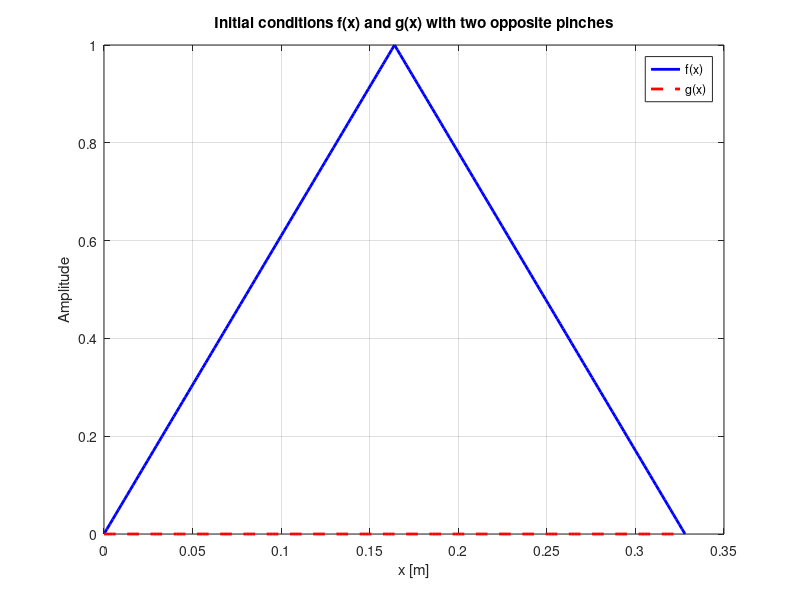
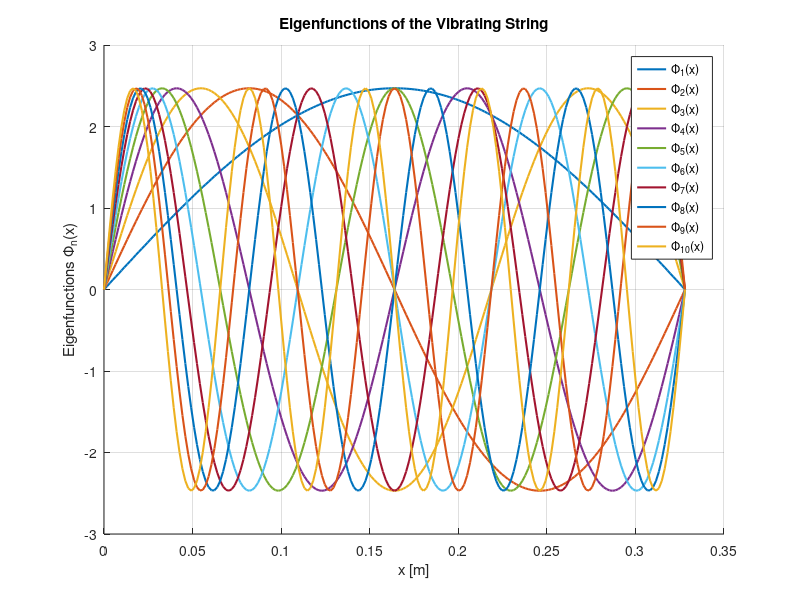
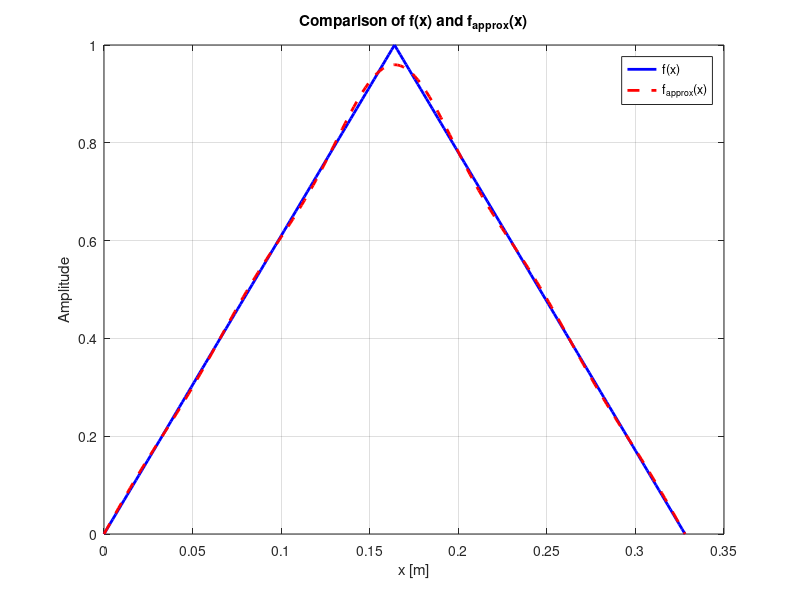
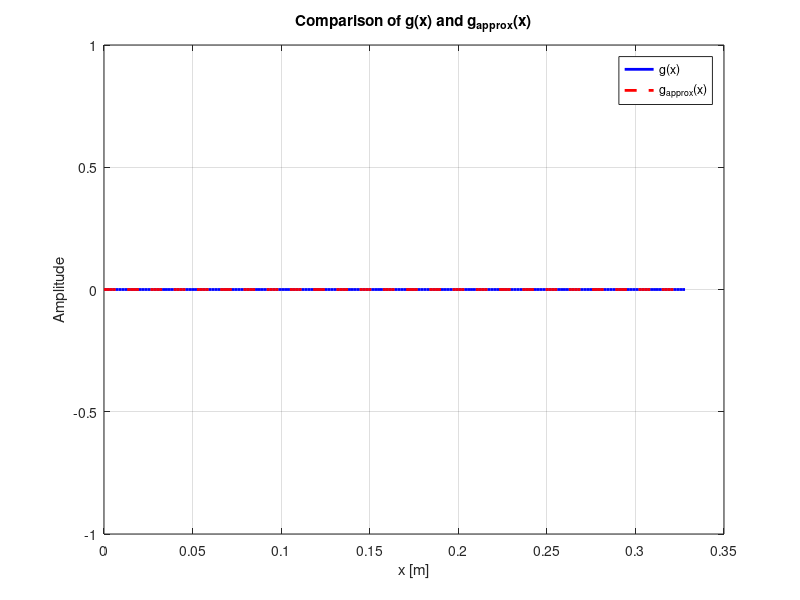

Write MATLAB code to recreate these figures, in order. (Note: this script raises an error after producing the figures.)
% Given parameters
L = 0.328;              % String length [m]
M_L = 0.660E-3;        % String mass per unit length [kg/m]
F = 55.0;              % Tension force applied on string [N]
npt = 201;             % Number of spatial sample points
nst = 13;              % Number of time sample points
damp_factor = 0.1;    % Damping factor

% Define positions of the pinches
nbPinches = 1;         % Number of pinches
pA1 = L / 2;            % First pinch position
pB1 =  L / 4;           % Second pinch position
pB2 = 3 * L / 4;        % Second pinch position
z1 = 1;                % Amplitude scaling factor for the first pinch
z2 = -1;               % Amplitude scaling factor for the second pinch (opposite direction)

% Initialize arrays for the initial conditions
f_x = zeros(npt, 1);   % Initial displacement
g_x = zeros(npt, 1);   % Initial velocity

% Define the x coordinate array
x = linspace(0, L, npt);  % Spatial discretization from 0 to L

% Define the initial displacement based on the pinch functions
if nbPinches == 1
    for i = 1:npt
        % First pinch at L/4 (positive direction)
        if x(i) <= pA1
            f_x(i) = (z1 * x(i)) / pA1;  % Pinch increases linearly to p1
        else 
            f_x(i) = (z1 * (x(i) - L)) / (pA1 - L); % Decrease towards 0 until p2
        end
    end    
else
    for i = 1:npt
        if x(i) <= pB1
            f_x(i) = (z1 * x(i)) / pB1;
        elseif x(i) <= pB2
            f_x(i) = ((z1 - z2)*(x(i) - pB1)/ (pB1 - pB2)) + z1;
        elseif x(i) > pB2
            f_x(i) = (z2 * (x(i) - L)) / (pB2 - L);
        end
    end
end

% Compute and plot f(x) and g(x)
figure;
plot(x, f_x, 'b', 'LineWidth', 2);
hold on;
plot(x, g_x, 'r--', 'LineWidth', 2);
xlabel('x [m]');
ylabel('Amplitude');
title('Initial conditions f(x) and g(x) with two opposite pinches');
legend('f(x)', 'g(x)');
grid on;
hold off;

% Step 4: Compute the numerical arrays describing the eigenfunctions.
nmax = 10; % Define the maximum number of modes to calculate
phi_n = zeros(npt, nmax); % Initialize an array to hold eigenfunctions

% Compute eigenfunctions for n = 1, 2, ..., nmax
for n = 1:nmax
    phi_n(:, n) = sqrt(2/L) * sin(n * pi * x / L); % Compute eigenfunction
end

% Plot the eigenfunctions for various n values
figure;
hold on;
for n = 1:nmax
    plot(x, phi_n(:, n), 'DisplayName', sprintf('\\Phi_{%d}(x)', n), 'LineWidth', 1.5);
end
xlabel('x [m]');
ylabel('Eigenfunctions \Phi_n(x)');
title('Eigenfunctions of the Vibrating String');
legend show; % Display the legend for each mode
grid on;
hold off;

% Step 5: Calculate and display frequencies and periods of the eigenfunctions

% Preallocate arrays for results
n_values = (1:nmax)';  % Column vector of n values
n_pi = n_values * pi;  % Calculate nπ
omega_n = zeros(nmax, 1);  % Preallocate omega_n array
nu_n = zeros(nmax, 1);     % Preallocate frequency array
T_n = zeros(nmax, 1);      % Preallocate period array

% Calculate natural frequency (omega_n), frequency (nu_n), and period (T_n)
for n = 1:nmax
    omega_n(n) = (n * pi / L) * sqrt(F / M_L);  % Calculate omega_n
    nu_n(n) = omega_n(n) / (2 * pi);             % Calculate frequency nu_n
    T_n(n) = 1 / nu_n(n);                         % Calculate period T_n
end

% Display results in a formatted table
fprintf(' n |    nπ   |   ω_n (rad/s)  |   ν_n (Hz)   |   T_n (s)   \n');
fprintf('---|---------|----------------|--------------|--------------\n');

for n = 1:nmax
    fprintf('%2d | %8.4f | %14.4f | %13.4f | %12.4f \n', ...
        n, n_pi(n), omega_n(n), nu_n(n), T_n(n));
end

% Step 6: Test the orthonormalization of eigenfunctions

% Preallocate an array to hold the overlap integrals
overlap_integrals = zeros(nmax, 1);

% Loop to calculate the overlap integral for each n
for n = 1:nmax
    % Directly access the precomputed eigenfunction values
    phi_n_values = phi_n(:, n);  % Use the n-th eigenfunction directly
    
    % Calculate the overlap integral ⟨Φ_n | Φ_n⟩ using the trapezoidal rule
    overlap_integrals(n) = trapz(x, phi_n_values .* phi_n_values);
end

% Display results in a formatted table
fprintf(' n | ⟨Φ_n | Φ_n⟩ \n');
fprintf('---|---------------\n');

for n = 1:nmax
    fprintf('%2d | %13.4f \n', n, overlap_integrals(n));
end

% Step 7: Calculate overlap integrals between initial conditions and eigenfunctions

% Preallocate arrays for overlap integrals
f_overlap = zeros(nmax, 1);  % ⟨Φ_n | f⟩
g_overlap = zeros(nmax, 1);  % ⟨Φ_n | g⟩

% Loop to calculate overlap integrals for each n
for n = 1:nmax
    % Calculate the overlap integral for f(x)
    f_overlap(n) = trapz(x, phi_n(:, n) .* f_x);  % ⟨Φ_n | f⟩
    
    % Calculate the overlap integral for g(x)
    g_overlap(n) = trapz(x, phi_n(:, n) .* g_x);  % ⟨Φ_n | g⟩
end

% Display results in a formatted table
fprintf(' n | ⟨Φ_n | f⟩      | ⟨Φ_n | g⟩      \n');
fprintf('---|----------------|----------------\n');

for n = 1:nmax
    fprintf('%2d | %14.4f | %14.4f \n', n, f_overlap(n), g_overlap(n));
end

% Step 8: Check if truncating the expansion to nmax terms is satisfactory enough

% Initialize arrays for approximations
f_approx = zeros(npt, 1);  % Approximated f(x)
g_approx = zeros(npt, 1);  % Approximated g(x)

% Compute the approximated functions using the eigenfunctions and overlap integrals
for n = 1:nmax
    f_approx = f_approx + f_overlap(n) * phi_n(:, n);  % Approximate f(x)
    g_approx = g_approx + g_overlap(n) * phi_n(:, n);  % Approximate g(x)
end

% Plot the comparisons for f(x) and f_approx(x)
figure;
plot(x, f_x, 'b', 'LineWidth', 2); % Original f(x)
hold on;
plot(x, f_approx, 'r--', 'LineWidth', 2); % Approximated f(x)
xlabel('x [m]');
ylabel('Amplitude');
title('Comparison of f(x) and f_{approx}(x)');
legend('f(x)', 'f_{approx}(x)');
grid on;
hold off;

% Plot the comparisons for g(x) and g_approx(x)
figure;
plot(x, g_x, 'b', 'LineWidth', 2); % Original g(x)
hold on;
plot(x, g_approx, 'r--', 'LineWidth', 2); % Approximated g(x)
xlabel('x [m]');
ylabel('Amplitude');
title('Comparison of g(x) and g_{approx}(x)');
legend('g(x)', 'g_{approx}(x)');
grid on;
hold off;

% Quantitative evaluation (using your goodness of fit function)
gof_f = gofit(f_x, f_approx)  % Evaluate goodness of fit for f(x)
gof_g = gofit(g_x, g_approx)  % Evaluate goodness of fit for g(x)

% Step 9: Compute the numerical arrays of the spatial discretizations of Ψ(x, t)

% Define time discretization over one period
t = linspace(0, 2 * pi / omega_n(1), nst); % Time array for one period with nst points
psi_xt = zeros(npt, nst); % Initialize the array for Ψ(x, t)

% Compute Ψ(x, t) for each time sample
for j = 1:nst
    for n = 1:nmax
        % Compute the contribution of each eigenfunction to Ψ(x, t)
        psi_xt(:, j) = psi_xt(:, j) + ...
            (f_overlap(n) * cos(omega_n(n) * t(j)) + g_overlap(n) * sin(omega_n(n) * t(j))) * phi_n(:, n);
    end
end

% Plot the amplitude patterns at specific time instances
figure;
hold on;
for j = 1:5:nst % Plot every 5th time step for clarity
    plot(x, psi_xt(:, j), 'DisplayName', sprintf('t = %.2f s', t(j)), 'LineWidth', 1.5);
end
xlabel('x [m]');
ylabel('Ψ(x, t)');
title('Amplitude Patterns of the Vibrating String at Different Times');
legend show;
grid on;
hold off;

% Step 10: Produce a movie of the string vibrating during at least 4π/ω_1

% Define the number of frames for the movie
n_frames = 200;  % Set to a high number for smooth animation
time_duration = 4 * pi / omega_n(1); % Duration to observe the motion
t_movie = linspace(0, time_duration, n_frames); % Time array for the movie

% Create a figure for the movie
figure;
axis([0 L -1 1]); % Set axis limits
xlabel('x [m]');
ylabel('Ψ(x, t)');
title('Vibrating String Motion');
grid on;
hold on;

% Initialize the movie structure
frames(n_frames) = struct('cdata', [], 'colormap', []);

for j = 1:n_frames
    % Clear the previous plot
    cla;
    
    % Compute Ψ(x, t) for the current time sample
    current_psi = zeros(npt, 1);
    for n = 1:nmax
        current_psi = current_psi + ...
            (f_overlap(n) * cos(omega_n(n) * t_movie(j)) + g_overlap(n) * sin(omega_n(n) * t_movie(j))) * phi_n(:, n);
    end
    
    % Plot the current state of the string
    plot(x, current_psi, 'LineWidth', 2);
    ylim([-1 1]); % Set the y-limits to keep the plot consistent
    title(sprintf('Vibrating String at t = %.2f s', t_movie(j)));
    
    % Capture the current frame for the movie
    frames(j) = getframe(gcf); % Store the current figure frame
end

% Save the movie
movie_name = 'vibrating_string_movie.mp4';
v = VideoWriter(movie_name, 'MPEG-4'); % Specify the video file type
open(v); % Open the video file for writing
writeVideo(v, frames); % Write the frames to the video
close(v); % Close the video file

hold off;




